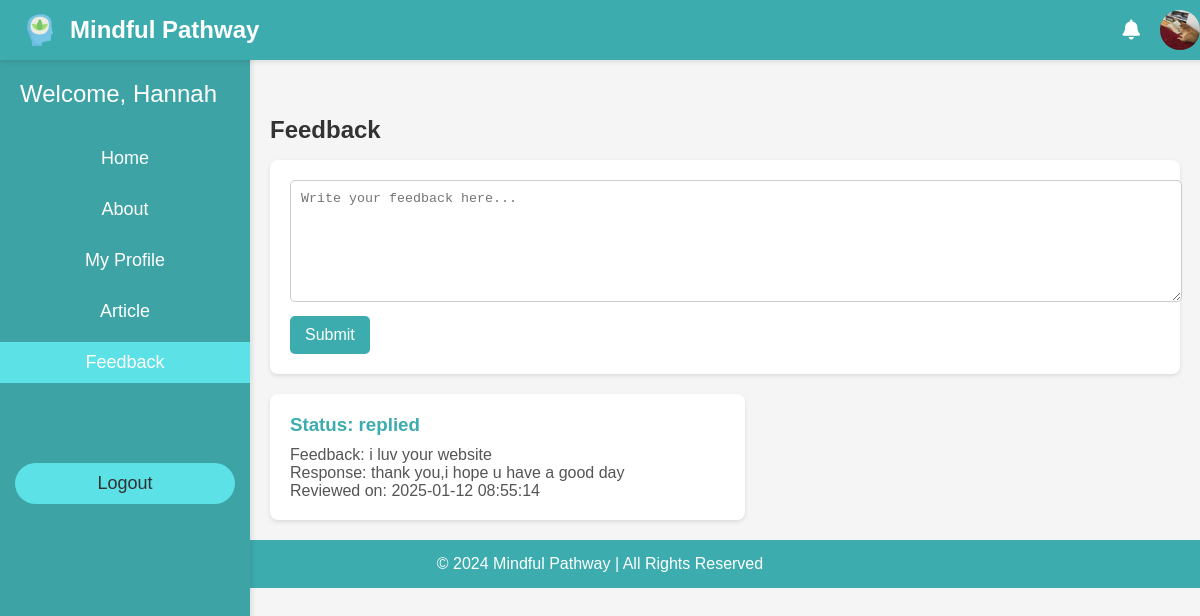
/user_feedback.php (signed in), run on the app's committed database.
### tables this page shows
CREATE TABLE `user` (
  `userID` int(11) NOT NULL,
  `username` varchar(50) NOT NULL,
  `password_hash` varchar(255) NOT NULL,
  `email` varchar(100) NOT NULL,
  `bio` text DEFAULT NULL,
  `imgProfile` varchar(255) DEFAULT NULL
);

CREATE TABLE `feedback` (
  `feedbackID` int(11) NOT NULL,
  `userID` int(11) DEFAULT NULL,
  `content` text DEFAULT NULL,
  `adminID` int(11) DEFAULT NULL,
  `status` enum('pending','replied','ignored') DEFAULT NULL,
  `response_content` text DEFAULT NULL,
  `review_date` datetime DEFAULT NULL,
  `reviewed` tinyint(1) DEFAULT 0
);

### user_feedback.php (the view, shortened to what this page needs)
<?php
$dbc = new mysqli("localhost", "root", "", "mindfulpathway");
$userID = $_SESSION['userID'];
$query = "SELECT * FROM user WHERE userID = ?";
$stmt = $dbc->prepare($query);
$stmt->bind_param("i", $userID);
$stmt->execute();
$result = $stmt->get_result();
$user = $result->fetch_assoc();
$username = $user['username'] ?? 'Guest';
$sql = "SELECT content, status, response_content, review_date FROM feedback WHERE userID = ?";
$stmt = $dbc->prepare($sql);
$stmt->bind_param("i", $userID);
$stmt->execute();
$feedback_results = $stmt->get_result();
?>
<!DOCTYPE html>
<html lang="en">
<head>
    <link rel="stylesheet" href="https://cdnjs.cloudflare.com/ajax/libs/font-awesome/6.0.0-beta3/css/all.min.css">
</head>
<body>
  <div class="header">
    <div class="logo">
      <img src="img/favicon.png" alt="Logo">
      <span>Mindful Pathway</span>
    </div>
    <div class="menu">
      <i class="fas fa-bell" style="font-size: 20px; margin-right: 20px;" onclick="showNotifications()"></i>
      <img src="<?php echo !empty($user['imgProfile']) ? htmlspecialchars($user['imgProfile']) : 'uploads/default-profile.png'; ?>"
        alt="Profile" style="width: 40px; height: 40px; border-radius: 50%; margin-right: 20px;">
    </div>
  </div>
  <div class="sidebar">
    <div class="title"><?php echo "Welcome, " . htmlspecialchars($username); ?></div>
    <a href="user_home.php" >Home</a>
    <a href="user_about.php">About</a>
    <a href="user_profile.php">My Profile</a>
    <a href="user_article.php">Article</a>
    <a href="user_feedback.php" class="active">Feedback</a>
    <a href="logout.php" class="logout">Logout</a>
  </div>
    <div class="main-content">
        <h1>Feedback</h1>
        <div class="feedback-container">
            <div class="feedback-form">
                <form action="<?= htmlspecialchars($_SERVER['PHP_SELF']); ?>" method="POST">
                    <textarea name="content" placeholder="Write your feedback here..." required></textarea>
                    <button type="submit" class="submit-btn">Submit</button>
                </form>
            </div>
            <?php while ($feedback = $feedback_results->fetch_assoc()): ?>
                <div class="feedback-card">
                    <h3>Status: <?= htmlspecialchars($feedback['status']); ?></h3>
                    <p>Feedback: <?= htmlspecialchars($feedback['content']); ?></p>
                    <?php if (!empty($feedback['response_content'])): ?>
                        <p>Response: <?= htmlspecialchars($feedback['response_content']); ?></p>
                        <p>Reviewed on: <?= htmlspecialchars($feedback['review_date']); ?></p>
                    <?php endif; ?>
                </div>
            <?php endwhile; ?>
        </div>
    </div>
    <footer>
        &copy; 2024 Mindful Pathway | All Rights Reserved
    </footer>
</body>
</html>

### user_feedback.php (style rules this page uses)
body { margin: 0; font-family: Arial, sans-serif; background-color: #f5f5f5; }
.header { display: flex; align-items: center; justify-content: space-between; background-color: #3cacae; color: white; padding: 10px 20px; position: fixed; width: 100%; top: 0; z-index: 1000; box-shadow: 0 2px 4px rgba(0, 0, 0, 0.1); }
.header .logo { font-size: 24px; font-weight: bold; display: flex; align-items: center; }
.header .logo img { width: 40px; height: 40px; margin-right: 10px; }
.menu { display: flex; align-items: center; list-style: none; margin: 0; padding: 0; }
.sidebar { height: 100%; width: 250px; position: fixed; top: 0; left: 0; background-color: #3ea3a4; padding-top: 60px; z-index: 500; color: white; box-shadow: 2px 0 5px rgba(0, 0, 0, 0.1); transition: 0.3s; }
.sidebar a { padding: 10px 15px; text-decoration: none; font-size: 18px; color: white; display: block; transition: background-color 0.3s ease; text-align: center; margin-bottom: 10px; }
.sidebar .title { font-size: 24px; padding-left: 20px; margin-bottom: 30px; margin-top: 20px; }
.sidebar .active { background-color: #5ce1e6; }
.sidebar .logout { background-color: #5ce1e6; color: #333; width: 80%; text-align: center; padding: 10px 10px; border-radius: 25px; margin: 20px auto 0; margin-top: 80px; }
.main-content { margin-top: 80px; padding: 20px; margin-left: 250px; transition: margin-left 0.3s; }
h1 { font-size: 24px; font-weight: bold; color: #333; }
.feedback-container { display: flex; justify-content: space-between; flex-wrap: wrap; gap: 20px; }
.feedback-card { background-color: white; box-shadow: 0 2px 4px rgba(0, 0, 0, 0.1); border-radius: 8px; padding: 20px; flex: 1 1 calc(50% - 20px); max-width: calc(50% - 20px); }
.feedback-card h3 { margin: 0 0 10px; color: #3cacae; }
.feedback-card p { margin: 0; color: #555; }
.feedback-form { background-color: white; box-shadow: 0 2px 4px rgba(0, 0, 0, 0.1); border-radius: 8px; padding: 20px; flex: 1 1 100%; }
.feedback-form textarea { width: 100%; height: 100px; border: 1px solid #ccc; border-radius: 5px; padding: 10px; margin-bottom: 10px; }
.submit-btn { background-color: #3cacae; color: white; border: none; border-radius: 5px; padding: 10px 15px; font-size: 16px; cursor: pointer; transition: background-color 0.3s ease; }
footer { text-align: center; background-color: #3cacae; color: white; padding: 15px; bottom: 0; left: 0; right: 0; z-index: 2; }
@media (min-width: 769px) { .sidebar { display: block; } }
@media (min-width: 769px) { .main-content { margin-left: 250px; } }

### data on the page
user: imgProfile (picture), username "Hannah"
feedback: status "replied", content "i luv your website", response_content "thank you,i hope u have a good day", review_date "2025-01-12 08:55:14"
